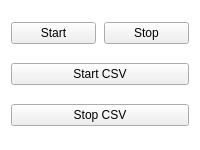
           <widget class="QFrame" name="panelButtons">
            <property name="minimumSize">
             <size>
              <width>180</width>
              <height>150</height>
             </size>
            </property>
            <property name="styleSheet">
             <string notr="true">QFrame { background: transparent; border: none; }</string>
            </property>
            <property name="frameShape">
             <enum>QFrame::Shape::NoFrame</enum>
            </property>
            <layout class="QVBoxLayout" name="layButtons">
             <property name="spacing">
              <number>8</number>
             </property>
             <item>
              <layout class="QHBoxLayout" name="layStartStop">
               <item>
                <widget class="QPushButton" name="btnStart_2">
                 <property name="text">
                  <string>Start</string>
                 </property>
                </widget>
               </item>
               <item>
                <widget class="QPushButton" name="btnStop_2">
                 <property name="text">
                  <string>Stop</string>
                 </property>
                </widget>
               </item>
              </layout>
             </item>
             <item>
              <widget class="QPushButton" name="btnStartCsv">
               <property name="text">
                <string>Start CSV</string>
               </property>
              </widget>
             </item>
             <item>
              <widget class="QPushButton" name="btnStopCsv">
               <property name="text">
                <string>Stop CSV</string>
               </property>
              </widget>
             </item>
            </layout>
           </widget>
